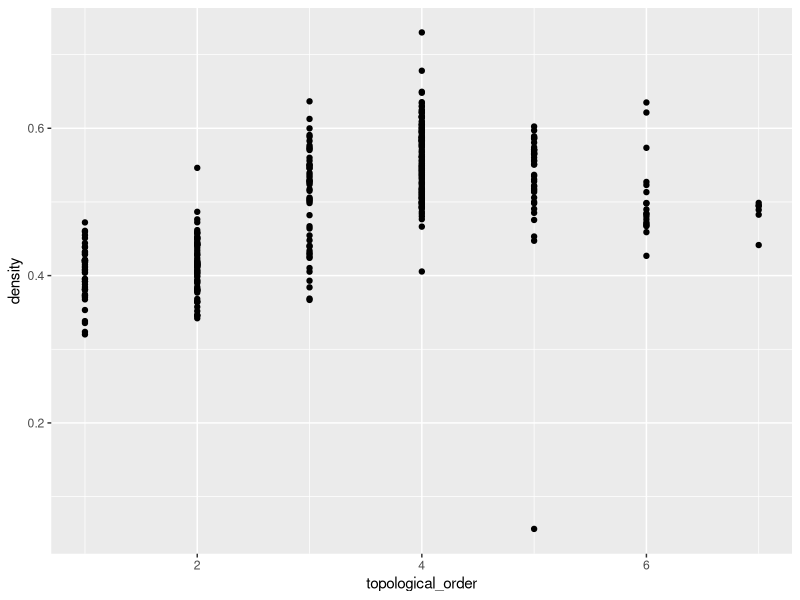
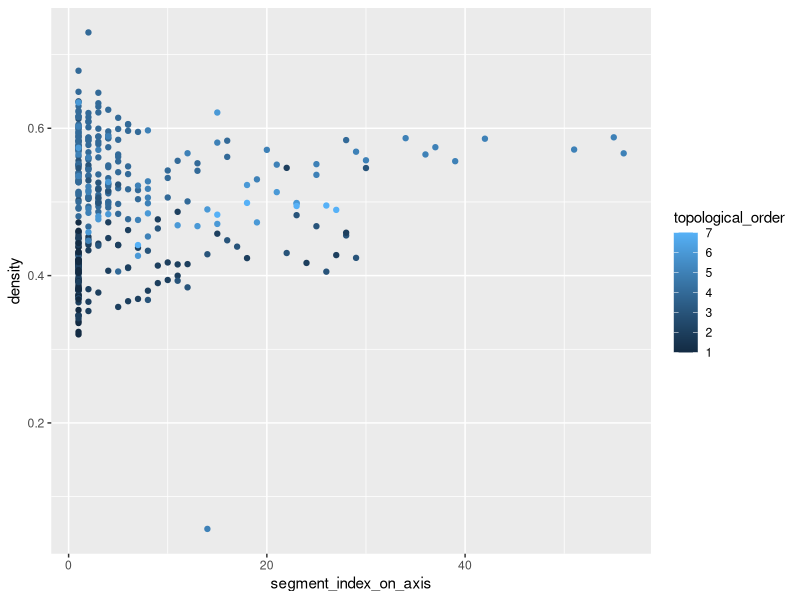

These charts were generated, in order, by the following R code: (Note: this script raises an error after producing the figures.)
# Aim: Analyze the variability of wood density along branches from mtg data.
# Author: M. Millan, J. Dauzat and R. Vezy
# Date of creation: 12/08/2020

library(data.table)
library(tidyverse)

# Read the data.frame -----------------------------------------------------

df_mtg = fread("2-results/density/density_data.csv", data.table = FALSE)

df_mtg%>%
  dplyr::filter(ID != 1500 & ID != 1515 & ID != 4296)%>%
  ggplot(aes(x= topological_order, y= density))+
  geom_point(aes(group = topological_order))

df_mtg%>%
  dplyr::filter(ID != 1500 & ID != 1515 & ID != 4296)%>%
  ggplot(aes(x= segment_index_on_axis, y= density))+
  geom_point(aes(color = topological_order))

mtg_df%>%
  dplyr::filter(ID != 1500 & ID != 1515)%>%
  ggplot(aes(x= diameter, y= density_ph))+
  geom_point(aes(color = topological_order))

mtg_df$ID[mtg_df$density>1 & !is.na(mtg_df$density)]

mtg_df$dry_weight_p1[mtg_df$density>1 & !is.na(mtg_df$density)]
mtg_df$volume_bh[mtg_df$density>1 & !is.na(mtg_df$density)]

plot(mtg_df$dry_weight_p1 / mtg_df$volume_bh)

autoplot(tree1l)
plotly_mtg(tree1l)


get_children_values(attribute = "length",node = tree1l$MTG$node_2, symbol = "S",recursive = TRUE)
# aggregate_children_values(attribute = "length",node = tree1l$MTG$node_2, symbol = "S",recursive = TRUE)

get_follow_values(attribute = "length", node = FindNode(MTG$MTG,"node_8"), symbol = "S")
